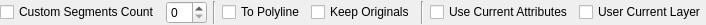
<?xml version="1.0" encoding="UTF-8"?>
<ui version="4.0">
 <class>LC_SplineExplodeOptions</class>
 <widget class="QWidget" name="LC_SplineExplodeOptions">
  <property name="geometry">
   <rect>
    <x>0</x>
    <y>0</y>
    <width>676</width>
    <height>24</height>
   </rect>
  </property>
  <property name="windowTitle">
   <string>Form</string>
  </property>
  <layout class="QGridLayout" name="gridLayout">
   <property name="leftMargin">
    <number>0</number>
   </property>
   <property name="topMargin">
    <number>1</number>
   </property>
   <property name="rightMargin">
    <number>0</number>
   </property>
   <property name="bottomMargin">
    <number>1</number>
   </property>
   <item row="0" column="1">
    <widget class="QSpinBox" name="sbSegmentsCount">
     <property name="toolTip">
      <string>Defines the number of line segments to be generated for each spline-fit spline-fit polyline</string>
     </property>
    </widget>
   </item>
   <item row="0" column="4">
    <widget class="QCheckBox" name="cbKeepOriginals">
     <property name="toolTip">
      <string>If unchecked, original spline will be removed, otherwise it will survive.</string>
     </property>
     <property name="text">
      <string>Keep Originals</string>
     </property>
    </widget>
   </item>
   <item row="0" column="5">
    <widget class="Line" name="line">
     <property name="orientation">
      <enum>Qt::Vertical</enum>
     </property>
    </widget>
   </item>
   <item row="0" column="6">
    <widget class="QCheckBox" name="cbCurrentAttr">
     <property name="toolTip">
      <string>If checked, current attributes will be used for created entities, otherwise - original ones. </string>
     </property>
     <property name="text">
      <string>Use Current Attributes</string>
     </property>
    </widget>
   </item>
   <item row="0" column="2">
    <widget class="Line" name="line_2">
     <property name="orientation">
      <enum>Qt::Vertical</enum>
     </property>
    </widget>
   </item>
   <item row="0" column="7">
    <widget class="QCheckBox" name="cbLayer">
     <property name="toolTip">
      <string>If checked, created entities will be placed on current layer, otherwise they will be placed into original layers.</string>
     </property>
     <property name="text">
      <string>User Current Layer</string>
     </property>
    </widget>
   </item>
   <item row="0" column="0">
    <widget class="QCheckBox" name="cbCustomSegmentsCount">
     <property name="toolTip">
      <string>If checked, it is possible to specify custom amount of line segments. Otherwise, the value from settings for current drawing will be used.</string>
     </property>
     <property name="text">
      <string>Custom Segments Count</string>
     </property>
    </widget>
   </item>
   <item row="0" column="3">
    <widget class="QCheckBox" name="cbPolyline">
     <property name="toolTip">
      <string>If checked, line segments will be part of polyline. Otherwise, they will be individual lines</string>
     </property>
     <property name="text">
      <string>To Polyline</string>
     </property>
    </widget>
   </item>
  </layout>
 </widget>
 <resources/>
 <connections/>
</ui>
